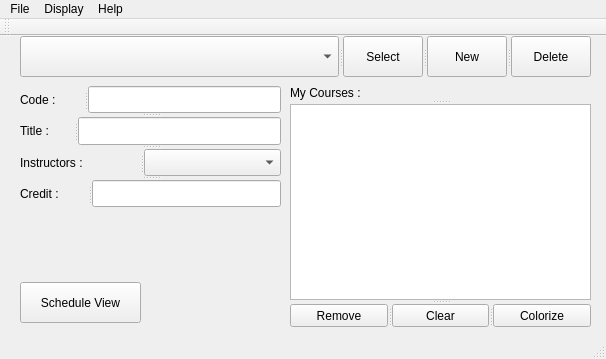
<?xml version="1.0" encoding="UTF-8"?>
<ui version="4.0">
 <class>MainWindow</class>
 <widget class="QMainWindow" name="MainWindow">
  <property name="geometry">
   <rect>
    <x>0</x>
    <y>0</y>
    <width>606</width>
    <height>359</height>
   </rect>
  </property>
  <property name="windowTitle">
   <string>OlinScheduler</string>
  </property>
  <widget class="QWidget" name="centralWidget">
   <widget class="QSplitter" name="splitter_5">
    <property name="geometry">
     <rect>
      <x>20</x>
      <y>50</y>
      <width>261</width>
      <height>121</height>
     </rect>
    </property>
    <property name="orientation">
     <enum>Qt::Vertical</enum>
    </property>
    <widget class="QSplitter" name="splitter">
     <property name="orientation">
      <enum>Qt::Horizontal</enum>
     </property>
     <widget class="QLabel" name="label">
      <property name="text">
       <string>Code :</string>
      </property>
     </widget>
     <widget class="QLineEdit" name="code"/>
    </widget>
    <widget class="QSplitter" name="splitter_2">
     <property name="orientation">
      <enum>Qt::Horizontal</enum>
     </property>
     <widget class="QLabel" name="label_2">
      <property name="text">
       <string>Title :</string>
      </property>
     </widget>
     <widget class="QLineEdit" name="title"/>
    </widget>
    <widget class="QSplitter" name="splitter_3">
     <property name="orientation">
      <enum>Qt::Horizontal</enum>
     </property>
     <widget class="QLabel" name="label_3">
      <property name="text">
       <string>Instructors :</string>
      </property>
     </widget>
     <widget class="QComboBox" name="instructors"/>
    </widget>
    <widget class="QSplitter" name="splitter_4">
     <property name="orientation">
      <enum>Qt::Horizontal</enum>
     </property>
     <widget class="QLabel" name="label_4">
      <property name="text">
       <string>Credit :</string>
      </property>
     </widget>
     <widget class="QLineEdit" name="credit">
      <property name="toolTip">
       <string/>
      </property>
     </widget>
    </widget>
   </widget>
   <widget class="QSplitter" name="splitter_10">
    <property name="geometry">
     <rect>
      <x>290</x>
      <y>50</y>
      <width>301</width>
      <height>241</height>
     </rect>
    </property>
    <property name="orientation">
     <enum>Qt::Vertical</enum>
    </property>
    <widget class="QSplitter" name="splitter_8">
     <property name="orientation">
      <enum>Qt::Vertical</enum>
     </property>
     <widget class="QSplitter" name="splitter_7">
      <property name="orientation">
       <enum>Qt::Vertical</enum>
      </property>
      <widget class="QLabel" name="label_5">
       <property name="text">
        <string>My Courses : </string>
       </property>
      </widget>
      <widget class="QListWidget" name="myCourses"/>
     </widget>
    </widget>
    <widget class="QSplitter" name="splitter_9">
     <property name="orientation">
      <enum>Qt::Horizontal</enum>
     </property>
     <widget class="QPushButton" name="removeBtn">
      <property name="toolTip">
       <string>Remove selected course from my list</string>
      </property>
      <property name="text">
       <string>Remove</string>
      </property>
     </widget>
     <widget class="QPushButton" name="clearBtn">
      <property name="toolTip">
       <string>Clear all of my courses</string>
      </property>
      <property name="text">
       <string>Clear</string>
      </property>
     </widget>
     <widget class="QPushButton" name="colorBtn">
      <property name="toolTip">
       <string>Apply color to my courses</string>
      </property>
      <property name="text">
       <string>Colorize</string>
      </property>
     </widget>
    </widget>
   </widget>
   <widget class="QPushButton" name="openSchedule">
    <property name="geometry">
     <rect>
      <x>20</x>
      <y>246</y>
      <width>121</width>
      <height>41</height>
     </rect>
    </property>
    <property name="toolTip">
     <string>Opens Schedule Window.</string>
    </property>
    <property name="text">
     <string>Schedule View</string>
    </property>
   </widget>
   <widget class="QSplitter" name="splitter_6">
    <property name="geometry">
     <rect>
      <x>20</x>
      <y>0</y>
      <width>571</width>
      <height>41</height>
     </rect>
    </property>
    <property name="orientation">
     <enum>Qt::Horizontal</enum>
    </property>
    <widget class="QComboBox" name="pool">
     <property name="sizePolicy">
      <sizepolicy hsizetype="Preferred" vsizetype="Fixed">
       <horstretch>5</horstretch>
       <verstretch>0</verstretch>
      </sizepolicy>
     </property>
     <property name="toolTip">
      <string>The List of All Available Courses</string>
     </property>
    </widget>
    <widget class="QPushButton" name="selectBtn">
     <property name="sizePolicy">
      <sizepolicy hsizetype="Minimum" vsizetype="Fixed">
       <horstretch>1</horstretch>
       <verstretch>0</verstretch>
      </sizepolicy>
     </property>
     <property name="toolTip">
      <string>Add selected course to my courses</string>
     </property>
     <property name="text">
      <string>Select</string>
     </property>
    </widget>
    <widget class="QPushButton" name="newBtn">
     <property name="sizePolicy">
      <sizepolicy hsizetype="Minimum" vsizetype="Fixed">
       <horstretch>1</horstretch>
       <verstretch>0</verstretch>
      </sizepolicy>
     </property>
     <property name="toolTip">
      <string>Create a new course entry</string>
     </property>
     <property name="text">
      <string>New</string>
     </property>
    </widget>
    <widget class="QPushButton" name="deleteBtn">
     <property name="toolTip">
      <string>Delete selected course entry</string>
     </property>
     <property name="text">
      <string>Delete</string>
     </property>
    </widget>
   </widget>
  </widget>
  <widget class="QMenuBar" name="menuBar">
   <property name="enabled">
    <bool>true</bool>
   </property>
   <property name="geometry">
    <rect>
     <x>0</x>
     <y>0</y>
     <width>606</width>
     <height>25</height>
    </rect>
   </property>
   <property name="defaultUp">
    <bool>false</bool>
   </property>
   <property name="nativeMenuBar">
    <bool>false</bool>
   </property>
   <widget class="QMenu" name="menuFile">
    <property name="title">
     <string>File</string>
    </property>
    <widget class="QMenu" name="menu_Save">
     <property name="title">
      <string>&amp;Save</string>
     </property>
     <addaction name="actionCourses"/>
     <addaction name="actionSchedule"/>
    </widget>
    <addaction name="action_Open"/>
    <addaction name="menu_Save"/>
   </widget>
   <widget class="QMenu" name="menuHelp">
    <property name="title">
     <string>Help</string>
    </property>
   </widget>
   <widget class="QMenu" name="menuDisplay">
    <property name="title">
     <string>Display</string>
    </property>
    <addaction name="actionTitle"/>
    <addaction name="actionCode"/>
    <addaction name="actionInstructor"/>
   </widget>
   <addaction name="menuFile"/>
   <addaction name="menuDisplay"/>
   <addaction name="menuHelp"/>
  </widget>
  <widget class="QToolBar" name="mainToolBar">
   <attribute name="toolBarArea">
    <enum>TopToolBarArea</enum>
   </attribute>
   <attribute name="toolBarBreak">
    <bool>false</bool>
   </attribute>
  </widget>
  <widget class="QStatusBar" name="statusBar"/>
  <action name="actionCode">
   <property name="checkable">
    <bool>true</bool>
   </property>
   <property name="checked">
    <bool>false</bool>
   </property>
   <property name="text">
    <string>Code</string>
   </property>
  </action>
  <action name="actionTitle">
   <property name="checkable">
    <bool>true</bool>
   </property>
   <property name="checked">
    <bool>true</bool>
   </property>
   <property name="enabled">
    <bool>true</bool>
   </property>
   <property name="text">
    <string>Title</string>
   </property>
  </action>
  <action name="actionInstructor">
   <property name="checkable">
    <bool>true</bool>
   </property>
   <property name="checked">
    <bool>false</bool>
   </property>
   <property name="enabled">
    <bool>true</bool>
   </property>
   <property name="text">
    <string>Instructor</string>
   </property>
  </action>
  <action name="actionSchedule">
   <property name="text">
    <string>Schedule</string>
   </property>
   <property name="toolTip">
    <string>Save The Image of the Schedule as a .png file</string>
   </property>
   <property name="statusTip">
    <string>Save The Image of the Schedule as a .png file</string>
   </property>
  </action>
  <action name="actionCourses">
   <property name="text">
    <string>Courses</string>
   </property>
   <property name="toolTip">
    <string>Saves List of All the Courses currently in the pool.</string>
   </property>
   <property name="statusTip">
    <string>Saves List of All the Courses currently in the pool.</string>
   </property>
  </action>
  <action name="action_Open">
   <property name="text">
    <string>&amp;Load</string>
   </property>
   <property name="statusTip">
    <string>Loads a list of courses from a file.</string>
   </property>
  </action>
 </widget>
 <layoutdefault spacing="6" margin="11"/>
 <resources/>
 <connections/>
</ui>
